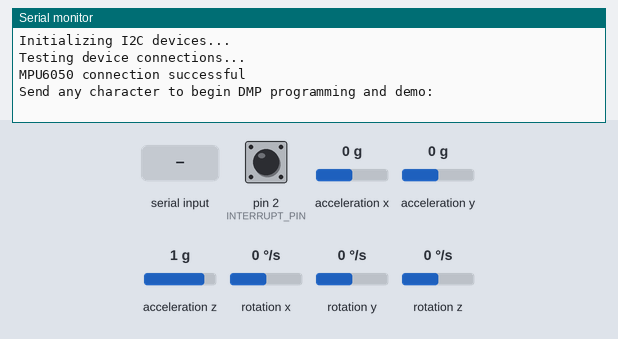
This sketch was run on a simulated Arduino Uno, built with avr-gcc and run on an emulated ATmega328P. Shown: the last lines printed to the serial monitor. The inputs (shaded band) are chosen by the test bench; at power-on: acceleration x 0 g, acceleration y 0 g, acceleration z 1 g, pin 2 (INTERRUPT_PIN) LOW, rotation x 0 °/s, rotation y 0 °/s, rotation z 0 °/s. The sensor or clock chip raises its interrupt line as the real part does.

Above: at 0.9 s.
1.0 s: "1" received over Serial
At 1.4 s:
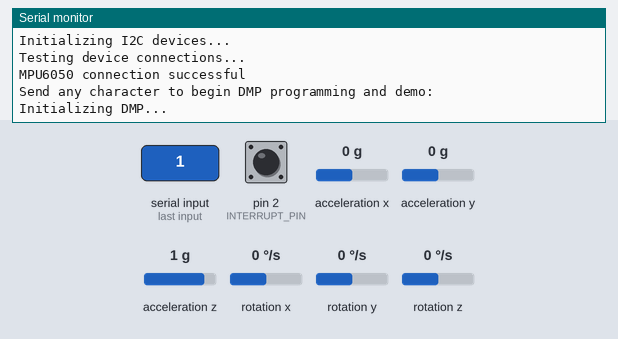
3.0 s: acceleration x set to -1.4 g
At 4.1 s:
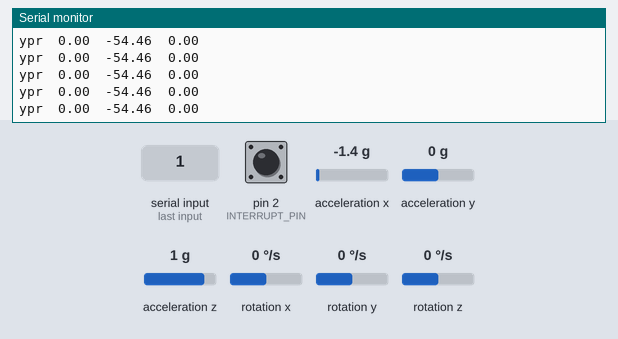
4.5 s: acceleration y set to 0.8 g
At 5.6 s:
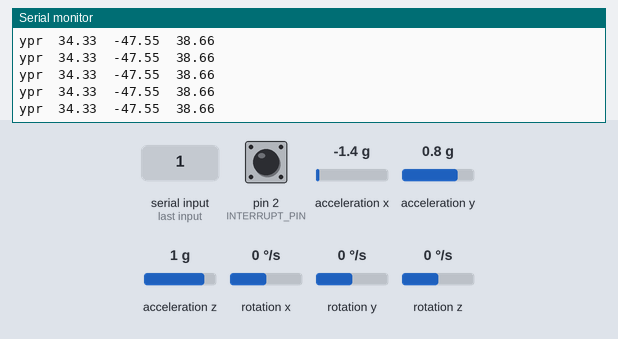
7.5 s: acceleration z set to -1.4 g
At 8.4 s:
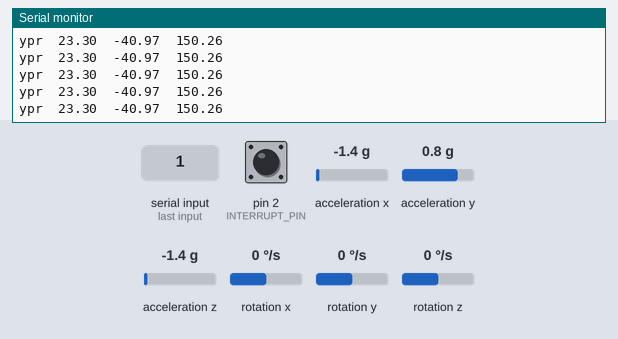
9.0 s: acceleration y set to -1.4 g
At 10.0 s:
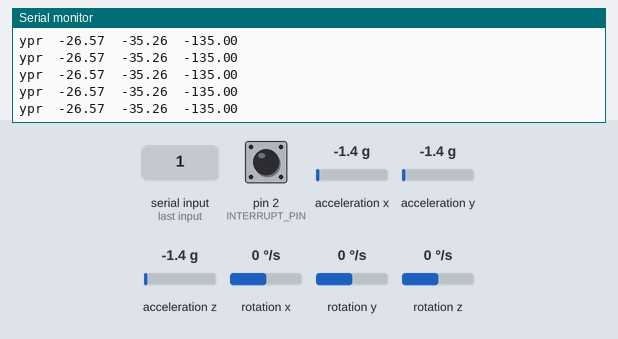
12.0 s: acceleration x set to 0 g
At 12.8 s:
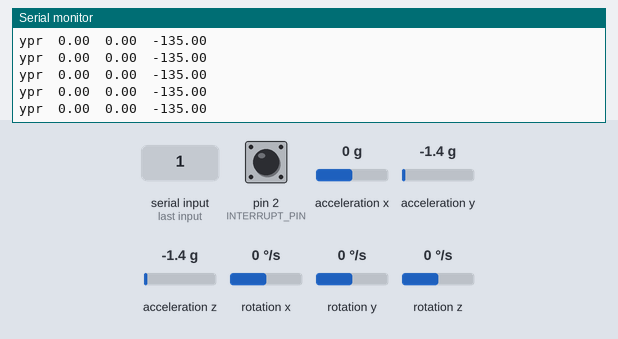
Timing chart, 0 to 15.0 s (numbered marks = the images above; inputs shaded):
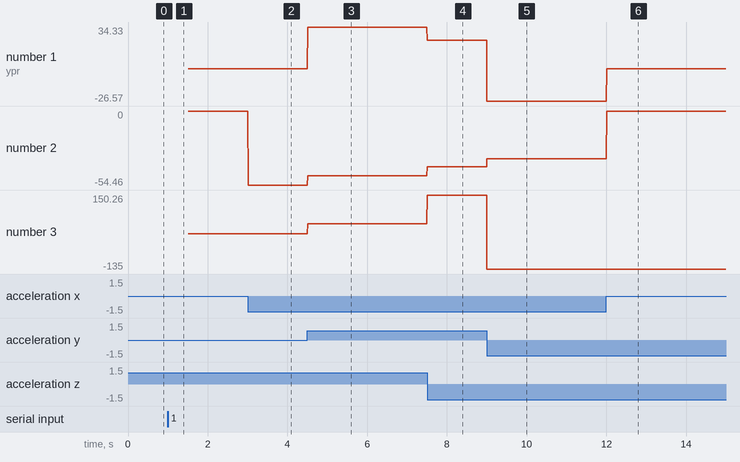

The sketch:

MPU6050_double.ino
```cpp
#include "I2Cdev.h"

#include "MPU6050_6Axis_MotionApps_V6_12.h"

#if I2CDEV_IMPLEMENTATION == I2CDEV_ARDUINO_WIRE
#include "Wire.h"
#endif


MPU6050 mpu;
MPU6050 mpuB(0x69); // <-- use for AD0 high

/* =========================================================================
revisar pines libres para los interrupts (dos diferentes)
   ========================================================================= */

#define INTERRUPT_PIN 2  // use pin 2 on Arduino Uno & most boards
#define INTERRUPT_PINB 3  // use pin 2 on Arduino Uno & most boards

bool blinkState = false;
bool blinkStateB = false;

// MPU control/status vars A=======================================
bool dmpReady = false;  // set true if DMP init was successful
uint8_t mpuIntStatus;   // holds actual interrupt status byte from MPU
uint8_t devStatus;      // return status after each device operation (0 = success, !0 = error)
uint16_t packetSize;    // expected DMP packet size (default is 42 bytes)
uint16_t fifoCount;     // count of all bytes currently in FIFO
uint8_t fifoBuffer[64]; // FIFO storage buffer

// orientation/motion vars
Quaternion q;           // [w, x, y, z]         quaternion container
VectorFloat gravity;    // [x, y, z]            gravity vector
float ypr[3];           // [yaw, pitch, roll]   yaw/pitch/roll container and gravity vector

//====//B///===================================================

bool dmpReadyB = false;  // set true if DMP init was successful
uint8_t mpuIntStatusB;   // holds actual interrupt status byte from MPU
uint8_t devStatusB;      // return status after each device operation (0 = success, !0 = error)
uint16_t packetSizeB;    // expected DMP packet size (default is 42 bytes)
uint16_t fifoCountB;     // count of all bytes currently in FIFO
uint8_t fifoBufferB[64]; // FIFO storage buffer

// orientation/motion vars
Quaternion qB;           // [w, x, y, z]         quaternion container
VectorFloat gravityB;    // [x, y, z]            gravity vector
float yprB[3];           // [yaw, pitch, roll]   yaw/pitch/roll container and gravity vector


// ================================================================
// ===               INTERRUPT DETECTION ROUTINE                ===
// ================================================================

volatile bool mpuInterrupt = false;     // indicates whether MPU interrupt pin has gone high
void dmpDataReady() {
  mpuInterrupt = true;
}


// ================================================================
// ===                      INITIAL SETUP                       ===
// ================================================================

void setup() {
  // join I2C bus (I2Cdev library doesn't do this automatically)
#if I2CDEV_IMPLEMENTATION == I2CDEV_ARDUINO_WIRE
  Wire.begin();
  Wire.setClock(400000); // 400kHz I2C clock. Comment this line if having compilation difficulties
#elif I2CDEV_IMPLEMENTATION == I2CDEV_BUILTIN_FASTWIRE
  Fastwire::setup(400, true);
#endif

  Serial.begin(115200);
  while (!Serial); // wait for Leonardo enumeration, others continue immediately

  // initialize device
  Serial.println(F("Initializing I2C devices..."));
  mpu.initialize();
  pinMode(INTERRUPT_PIN, INPUT);

  // verify connection
  Serial.println(F("Testing device connections..."));
  Serial.println(mpu.testConnection() ? F("MPU6050 connection successful") : F("MPU6050 connection failed"));

  // wait for ready
  Serial.println(F("\nSend any character to begin DMP programming and demo: "));
  while (Serial.available() && Serial.read()); // empty buffer
  while (!Serial.available());                 // wait for data
  while (Serial.available() && Serial.read()); // empty buffer again

  // load and configure the DMP
  Serial.println(F("Initializing DMP..."));
  devStatus = mpu.dmpInitialize();

  // supply your own gyro offsets here, scaled for min sensitivity
  mpu.setXGyroOffset(51);
  mpu.setYGyroOffset(8);
  mpu.setZGyroOffset(21);
  mpu.setXAccelOffset(1150);
  mpu.setYAccelOffset(-50);
  mpu.setZAccelOffset(1060);
  // make sure it worked (returns 0 if so)
  if (devStatus == 0) {
    // Calibration Time: generate offsets and calibrate our MPU6050
    mpu.CalibrateAccel(6);
    mpu.CalibrateGyro(6);
    Serial.println();
    mpu.PrintActiveOffsets();
    // turn on the DMP, now that it's ready
    Serial.println(F("Enabling DMP..."));
    mpu.setDMPEnabled(true);

    // enable Arduino interrupt detection
    Serial.print(F("Enabling interrupt detection (Arduino external interrupt "));
    Serial.print(digitalPinToInterrupt(INTERRUPT_PIN));
    Serial.println(F(")..."));
    attachInterrupt(digitalPinToInterrupt(INTERRUPT_PIN), dmpDataReady, RISING);
    mpuIntStatus = mpu.getIntStatus();

    // set our DMP Ready flag so the main loop() function knows it's okay to use it
    Serial.println(F("DMP ready! Waiting for first interrupt..."));
    dmpReady = true;

    // get expected DMP packet size for later comparison
    packetSize = mpu.dmpGetFIFOPacketSize();
  } else {
    // ERROR!
    // 1 = initial memory load failed
    // 2 = DMP configuration updates failed
    // (if it's going to break, usually the code will be 1)
    Serial.print(F("DMP Initialization failed (code "));
    Serial.print(devStatus);
    Serial.println(F(")"));
  }


}


// ================================================================
// ===                    MAIN PROGRAM LOOP                     ===
// ================================================================

void loop() {
  // if programming failed, don't try to do anything
  if (!dmpReady) return;
  // read a packet from FIFO
  if (mpu.dmpGetCurrentFIFOPacket(fifoBuffer)) { // Get the Latest packet

    // display Euler angles in degrees
    mpu.dmpGetQuaternion(&q, fifoBuffer);
    mpu.dmpGetGravity(&gravity, &q);
    mpu.dmpGetYawPitchRoll(ypr, &q, &gravity);
    Serial.print("ypr\t");
    Serial.print(ypr[0] * 180 / M_PI);
    Serial.print("\t");
    Serial.print(ypr[1] * 180 / M_PI);
    Serial.print("\t");
    Serial.print(ypr[2] * 180 / M_PI);

    Serial.println();

  }
}
```

Measured:
- after the input at 1.0 s, the serial monitor: prints a new line at once (image 1)
- after the input at 3.0 s, the serial monitor: prints a new line at once (image 2)
- after the input at 4.5 s, the serial monitor: prints a new line at once (image 3)
- after the input at 7.5 s, the serial monitor: prints a new line at once (image 4)
- after the input at 9.0 s, the serial monitor: prints a new line at once (image 5)
- after the input at 12.0 s, the serial monitor: prints a new line at once (image 6)
- plotted number 1: 0 → 34.33 after the input at 4.5 s, 34.33 → 23.3 after the input at 7.5 s, 23.3 → -26.57 after the input at 9.0 s, -26.57 → 0 after the input at 12.0 s
- plotted number 2: 0 → -54.46 after the input at 3.0 s, -54.46 → -47.55 after the input at 4.5 s, -47.55 → -40.97 after the input at 7.5 s, -40.97 → -35.26 after the input at 9.0 s, -35.26 → 0 after the input at 12.0 s
